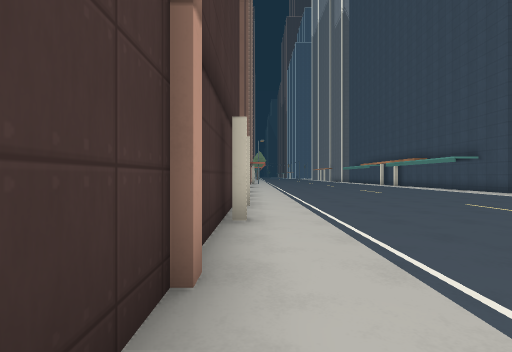
[1] (above)

20 first-person views from a walk through a Godot game level. The camera is 1.3 m above the floor, looks level and sees 85° across. The floor is counted in squares, 2 m on a side. Each view is taken from the middle of a square. On the plan, view 1 faces up. The plan holds only what a view shows up to about 9 squares ahead; the rest is blank. The place goes on beyond the plan. Surface patterns are stand-ins for the level's own textures.

[2]
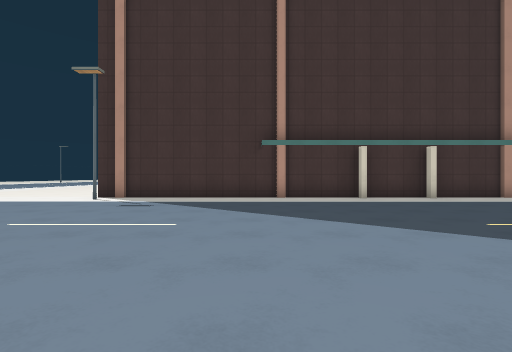

[3]
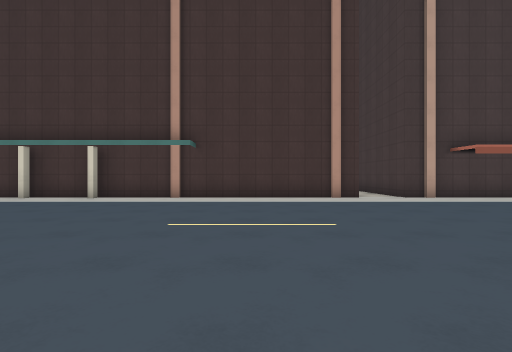

[4]
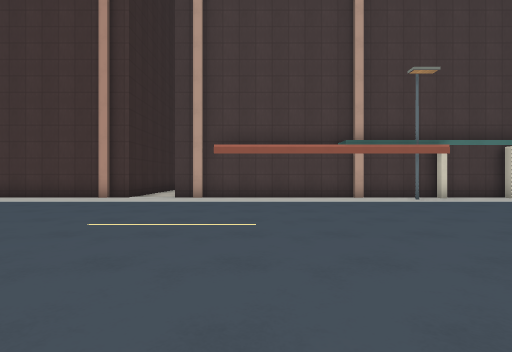

[5]
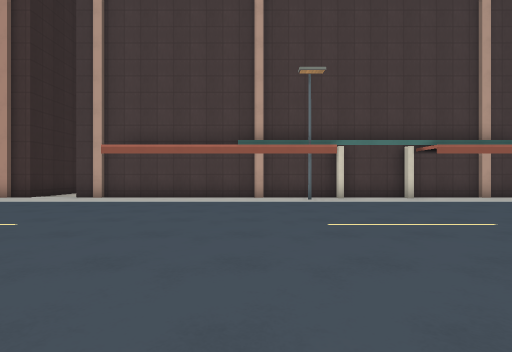

[6]
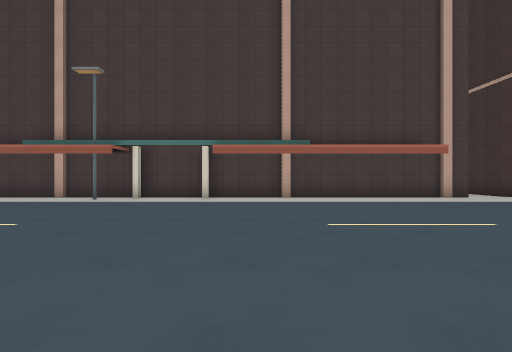

[7]
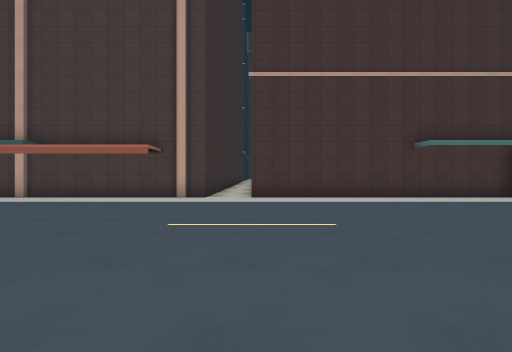

[8]
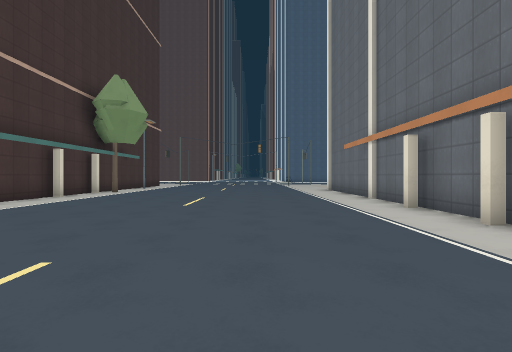

[9]
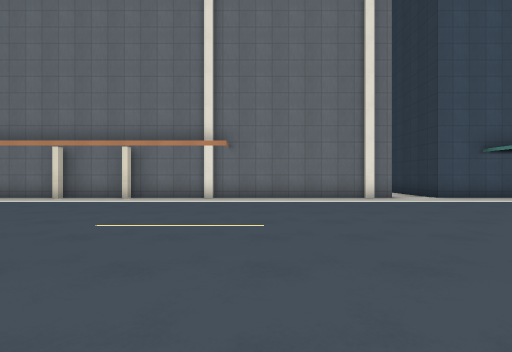

[10]
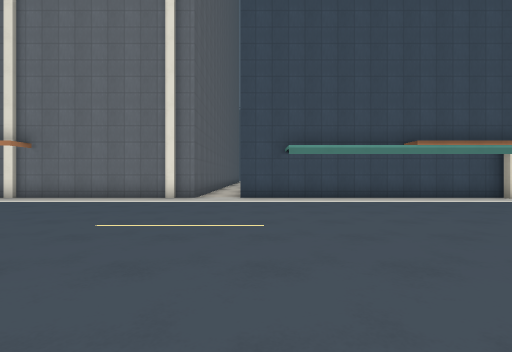

[11]
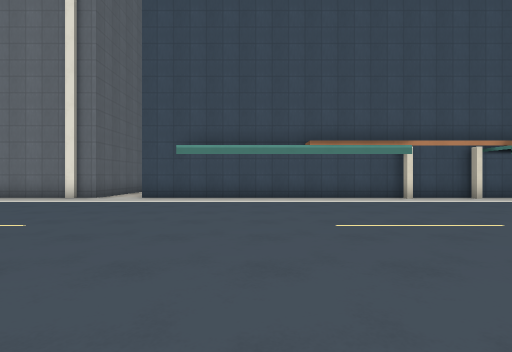

[12]
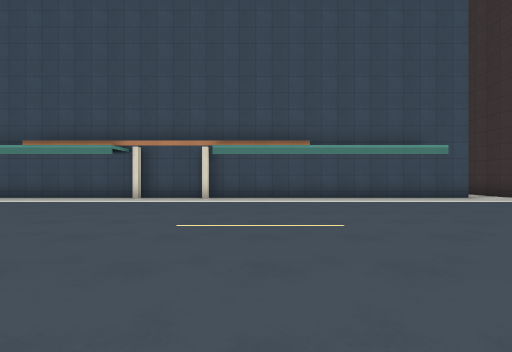

[13]
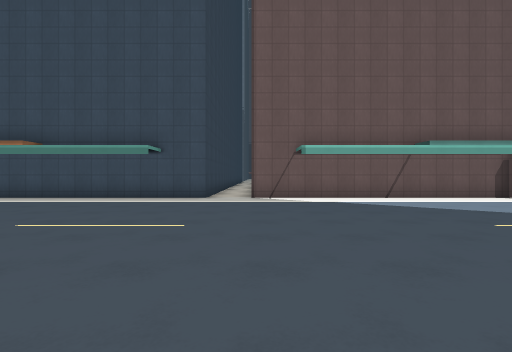

[14]
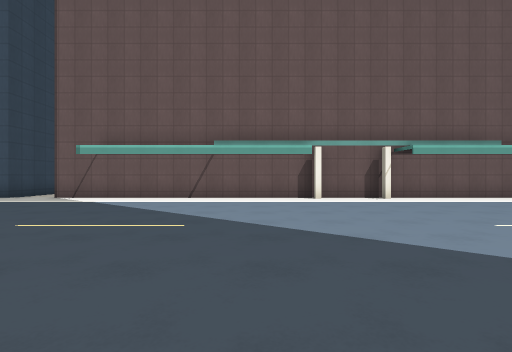

[15]
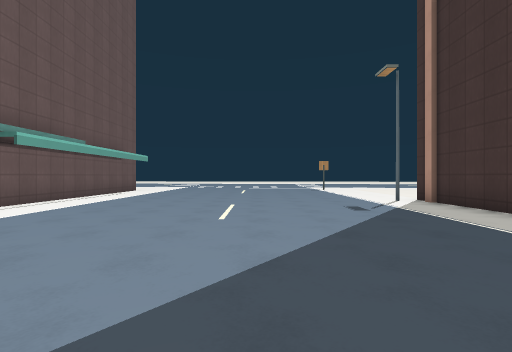

[16]
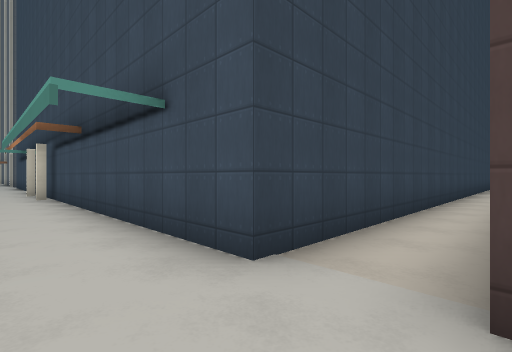

[17]
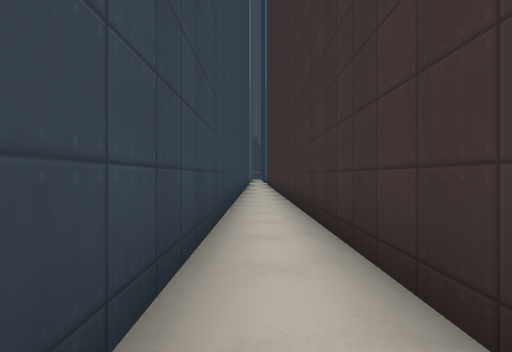

[18]
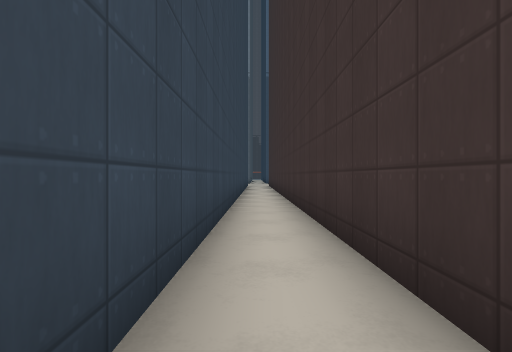

[19]
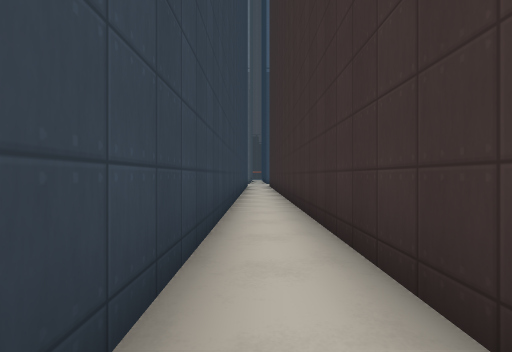

[20]
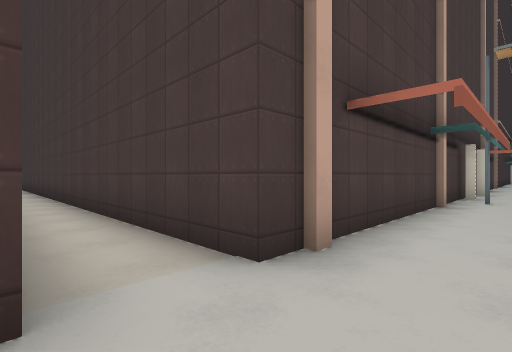

### Floor plan
Points are (right, up) in squares from view 1. A wall is a line through its corners. A room is listed if a view was taken in it or the views show most of it. See-through windows are left out.
Room 1 (views 1, 2, 3, 4, 5, 6, 7, 8, 9, 10, 11, 12, 13, 14, 15, 16, 17, 18, 19, 20)
walls: (-1, 14.1) (-0.5, 14.1) (-0.5, -3.9); (10, 29.9) (9.5, 29.9) (9.5, 42.4); (-1, 33.5) (-0.5, 33.5) (-0.5, 15.5) (-10.2, 15.5); (9.5, 1.1) (9.5, 9.1) (22.4, 9.1); (22.4, 10.5) (9.5, 10.5) (9.5, 28.5) (10, 28.5); (9.5, -0.9) (9.5, 1); (9.5, -4.5) (9.5, -1); (-0.5, 43) (-0.5, 34.9) (-1, 34.9)

Positions as (right, up) in squares from view 1, and headings:
1: (0, 0), facing up
2: (8, 1), facing left
3: (8, 11), facing left
4: (8, 18), facing left
5: (8, 21), facing left
6: (8, 27), facing left
7: (8, 35), facing left
8: (6, 34), facing up
9: (1, 34), facing right
10: (1, 28), facing right
11: (1, 25), facing right
12: (1, 17), facing right
13: (1, 9), facing right
14: (1, 3), facing right
15: (4, 4), facing down
16: (8, 9), facing up-right
17: (10, 10), facing right
18: (13, 10), facing right
19: (14, 10), facing right
20: (1, 14), facing up-left
